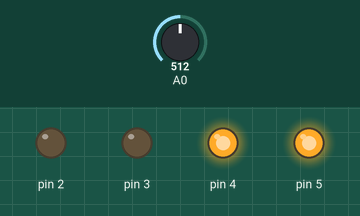
A sketch run on a simulated Arduino Uno, built with avr-gcc and run on an emulated ATmega328P. On the bench: output pins drawn as LEDs (lit = HIGH). The test bench sets the inputs (shaded band); at power-on: A0 = 512.

Above: at 1.2 s.
1.3 s: A0 set to 591
2.8 s: A0 set to 613
At 4.0 s:
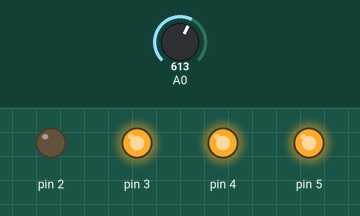
4.3 s: A0 set to 787
5.8 s: A0 set to 808
At 6.3 s:
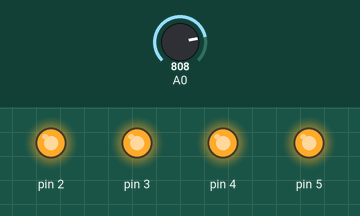
7.3 s: A0 set to 390
At 8.5 s:
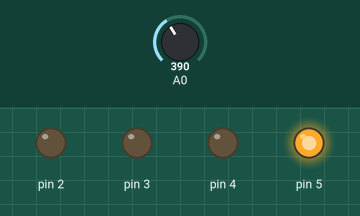
8.8 s: A0 set to 412
At 9.8 s:
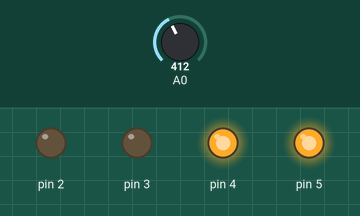
Timing chart, 0 to 11.3 s (numbered marks = the images above; inputs shaded):
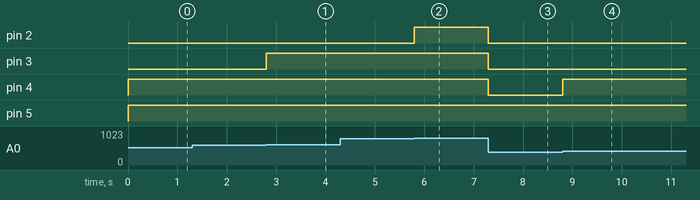

The sketch:

programa07_tarea.ino
```cpp
int pot;

void setup() {
  Serial.begin(9600);

  pinMode(5, OUTPUT);
  pinMode(4, OUTPUT);
  pinMode(3, OUTPUT);
  pinMode(2, OUTPUT);
}

void loop() {
  pot = analogRead(A0);

  //Serial.println(pot);
  //delay(2000);

    if(pot < 200){
      digitalWrite(5, LOW);
      digitalWrite(4, LOW);
      digitalWrite(3, LOW);
      digitalWrite(2, LOW);
    }else if((pot > 200) && (pot < 400)){
      digitalWrite(5, HIGH);
      digitalWrite(4, LOW);
      digitalWrite(3, LOW);
      digitalWrite(2, LOW);
    }else if((pot > 400) && (pot < 600)){
      digitalWrite(5, HIGH);
      digitalWrite(4, HIGH);
      digitalWrite(3, LOW);
      digitalWrite(2, LOW);
    }else if((pot > 600) && (pot < 800)){
      digitalWrite(5, HIGH);
      digitalWrite(4, HIGH);
      digitalWrite(3, HIGH);
      digitalWrite(2, LOW);
    }else if((pot > 800) && (pot < 1024)){
      digitalWrite(5, HIGH);
      digitalWrite(4, HIGH);
      digitalWrite(3, HIGH);
      digitalWrite(2, HIGH);
    }
}
```

Measured:
- the behaviour switches between 600 and 601 on A0 (found by bisection; images 0 and 1)
- the behaviour switches between 800 and 801 on A0 (found by bisection; images 1 and 2)
- the behaviour switches between 400 and 401 on A0 (found by bisection; images 3 and 4)
- after the input at 1.3 s, every drawn part: stays the same
- after the input at 2.8 s, pin 3: LOW → HIGH at once
- after the input at 4.3 s, every drawn part: stays the same
- after the input at 5.8 s, pin 2: LOW → HIGH at once
- after the input at 7.3 s, pin 2–4: HIGH → LOW at once
- after the input at 8.8 s, pin 4: LOW → HIGH at once
